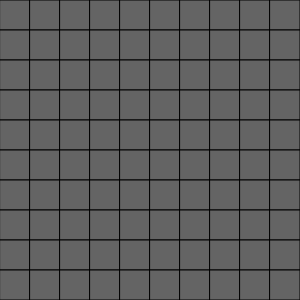
Frame 1 (no input)
Frame 60 (no input): identical to frame 1, image omitted
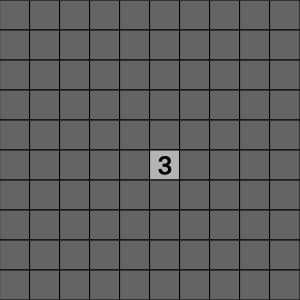
Frame 120 (the mouse pressed at the canvas centre since frame 60)

The p5.js sketch that drew these frames (run headless with seeded random() and noise() and a simulated clock; from frame 60 on, the mouse is pressed at the canvas centre):

// p5.js sketch
// ── sketch.js
var grid;
var rows = 10;
var cols = 10;
var w = 30;
var solved = [];
var lost = false;

function setup() {
  createCanvas(rows * w,cols * w);
  background(255);
  grid = createGrid(rows,cols);
  for (i = 0; i < rows; i++){
   for (j = 0; j < cols; j++){
    grid[i][j] = new cell(i, j, w);
  }
 }
 
 for (i = 0; i < rows; i++){
   for (j = 0; j < cols; j++){
    grid[i][j].findBombs();
  }
 }
}

function draw() {
  for (i = 0; i < rows; i++){
   for (j = 0; j < cols; j++){
    grid[i][j].show();
   }
 }
  checkIfWon();
}

function checkIfWon(){
  for(var i = 0; i < rows; i ++){
   for(var j = 0; j < cols; j++){
    var current = grid[i][j]; 
     if ((current.revealed && !current.bomb && !solved.includes(current)) 
         || (current.bomb && current.marked && !solved.includes(current))
        || current.bomb && !current.revealed && !solved.includes(current)){
      solved.push(current);
       console.log(solved.length);
    }
   }
  }
  if (solved.length == rows * cols){
    console.log("CONGRATS, YOU WON!");
    noLoop();
  }
}

function createGrid(rows,cols){
 var result = new Array(rows);
 for (i = 0; i < rows; i++){
   result[i] = new Array(cols)
 }
 return result;
}

function endGame(){
 for (i = 0; i < rows; i++){
   for (j = 0; j < cols; j++){
    grid[i][j].reveal();
   }
 }
  if (lost == false){
  console.log("YOU LOST! TRY AGAIN!");
  noLoop();
  }
}

function mousePressed(){
 for (i = 0; i < rows; i++){
   for (j = 0; j < cols; j++){
    var current = grid[i][j];
     if (mouseButton === LEFT){
       if (mouseX >= current.x && mouseX < current.x + w && mouseY >= current.y && mouseY < current.y + w){
         current.reveal();
         current.marked = false;
         if (current.bomb){
          lost = true;
         endGame();
      }
     }   
    }
     if (mouseButton === CENTER){
       if (mouseX >= current.x && mouseX < current.x + w && mouseY >= current.y && mouseY < current.y + w && !current.marked){
         current.marked = true;
         current.mark();
       }
       else if (mouseX >= current.x && mouseX < current.x + w && mouseY >= current.y && mouseY < current.y + w && current.marked){
         current.marked = false;
         current.mark();
       }
     }
   }
  }
}
// ── cell.js
function cell(i, j, w){
 this.x = i * w;
 this.y = j * w;
 this.i = i;
 this.j = j;
 this.w = w;
 this.marked = false;
 this.revealed = false;
 if (random(1) < 0.2){
  this.bomb = true;
 } else {
  this.bomb = false;
 }
 this.bombsCount = 0;
 
  this.mark = function(){
    if (this.marked){
      stroke(0);
      fill(130,0,0);
      ellipse(this.x + w/2, this.y + w/2, this.w/2, this.w/2);
    }
    else{
      noStroke();
      noFill(0);
      ellipse(this.x + w/2, this.y + w/2, this.w/2, this.w/2);
    }
  }
 
 this.show = function(){
 stroke(0);
 fill(100);
 rect(this.x, this.y, this.w, this.w);
 if (this.bomb && this.revealed){
  stroke(0);
  fill(155);
  ellipse(this.x + this.w / 2, this.y + this.w / 2, this.w/2, this.w/2);
  }
  else if (!this.bomb && this.revealed){
   stroke(0);
   fill(180);
   rect(this.x, this.y, this.w, this.w);
   textAlign(CENTER);
   textSize(25);
   fill(0);
   if (this.bombsCount > 0){
    text(this.bombsCount, this.x + this.w / 2, this.y + this.w * 0.8);
   }
  }
 }
 
 this.reveal = function(){
  this.revealed = true;
  if (this.bombsCount === 0){
   this.revealAllWithNoBombs();
  }
 }
 
 this.revealAllWithNoBombs = function(){
  for (var xoff = -1; xoff <= 1; xoff++) {
    var i = this.i + xoff;
    if (i < 0 || i >= rows) continue;
    for (var yoff = -1; yoff <= 1; yoff++) {
      var j = this.j + yoff;
      if (j < 0 || j >= cols) continue;
      var neighbor = grid[i][j];
      if (!neighbor.revealed) {
        neighbor.reveal();
      }
    }
  }
}
 
 this.findBombs = function(){
  var total = 0;
  if (this.bomb){
   this.bombsCount = -1;
   return;
  }
  for (var xoff = -1; xoff <= 1; xoff++) {
    var i = this.i + xoff;
    if (i < 0 || i >= rows) continue;
    for (var yoff = -1; yoff <= 1; yoff++) {
      var j = this.j + yoff;
      if (j < 0 || j >= cols) continue;
      var neighbor = grid[i][j];
      if (neighbor.bomb) {
        total++;
      }
    }
  }
  this.bombsCount = total;
 }
}
